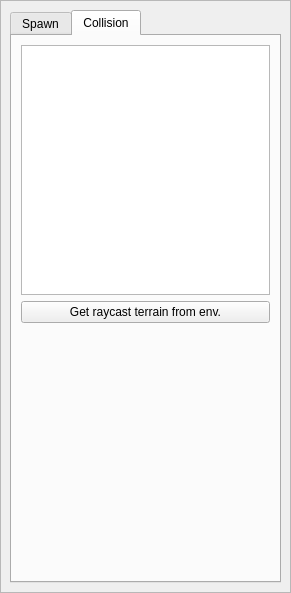
<?xml version="1.0" encoding="UTF-8"?>
<ui version="4.0">
 <class>affordancePanel</class>
 <widget class="QWidget" name="affordancePanel">
  <property name="geometry">
   <rect>
    <x>0</x>
    <y>0</y>
    <width>291</width>
    <height>593</height>
   </rect>
  </property>
  <property name="windowTitle">
   <string>Affordances</string>
  </property>
  <layout class="QVBoxLayout" name="verticalLayout_3">
   <property name="spacing">
    <number>0</number>
   </property>
   <property name="leftMargin">
    <number>0</number>
   </property>
   <property name="topMargin">
    <number>0</number>
   </property>
   <property name="rightMargin">
    <number>0</number>
   </property>
   <property name="bottomMargin">
    <number>0</number>
   </property>
   <item>
    <widget class="QScrollArea" name="scrollArea">
     <property name="horizontalScrollBarPolicy">
      <enum>Qt::ScrollBarAlwaysOff</enum>
     </property>
     <property name="widgetResizable">
      <bool>true</bool>
     </property>
     <widget class="QWidget" name="scrollAreaWidgetContents">
      <property name="geometry">
       <rect>
        <x>0</x>
        <y>0</y>
        <width>289</width>
        <height>591</height>
       </rect>
      </property>
      <layout class="QVBoxLayout" name="verticalLayout_2">
       <item>
        <widget class="QTabWidget" name="tabWidget">
         <property name="currentIndex">
          <number>1</number>
         </property>
         <widget class="QWidget" name="spawnTab">
          <attribute name="title">
           <string>Spawn</string>
          </attribute>
          <layout class="QGridLayout" name="gridLayout">
           <item row="3" column="1">
            <widget class="QPushButton" name="spawnCapsuleButton">
             <property name="text">
              <string>Capsule</string>
             </property>
            </widget>
           </item>
           <item row="3" column="2">
            <spacer name="horizontalSpacer_2">
             <property name="orientation">
              <enum>Qt::Horizontal</enum>
             </property>
             <property name="sizeHint" stdset="0">
              <size>
               <width>51</width>
               <height>20</height>
              </size>
             </property>
            </spacer>
           </item>
           <item row="4" column="1">
            <widget class="QPushButton" name="spawnRingButton">
             <property name="text">
              <string>Ring</string>
             </property>
            </widget>
           </item>
           <item row="8" column="1">
            <spacer name="verticalSpacer">
             <property name="orientation">
              <enum>Qt::Vertical</enum>
             </property>
             <property name="sizeHint" stdset="0">
              <size>
               <width>20</width>
               <height>302</height>
              </size>
             </property>
            </spacer>
           </item>
           <item row="0" column="1">
            <widget class="QPushButton" name="spawnBoxButton">
             <property name="text">
              <string>Box</string>
             </property>
            </widget>
           </item>
           <item row="1" column="1">
            <widget class="QPushButton" name="spawnSphereButton">
             <property name="text">
              <string>Sphere</string>
             </property>
            </widget>
           </item>
           <item row="2" column="0" rowspan="2">
            <spacer name="horizontalSpacer">
             <property name="orientation">
              <enum>Qt::Horizontal</enum>
             </property>
             <property name="sizeHint" stdset="0">
              <size>
               <width>51</width>
               <height>20</height>
              </size>
             </property>
            </spacer>
           </item>
           <item row="2" column="1">
            <widget class="QPushButton" name="spawnCylinderButton">
             <property name="text">
              <string>Cylinder</string>
             </property>
            </widget>
           </item>
           <item row="5" column="1">
            <widget class="QPushButton" name="spawnMeshButton">
             <property name="text">
              <string>Mesh</string>
             </property>
            </widget>
           </item>
           <item row="7" column="1">
            <widget class="QPushButton" name="spawnFileButton">
             <property name="text">
              <string>VTP File</string>
             </property>
            </widget>
           </item>
           <item row="6" column="1">
            <widget class="QPushButton" name="spawnPlaneButton">
             <property name="text">
              <string>Plane</string>
             </property>
            </widget>
           </item>
          </layout>
         </widget>
         <widget class="QWidget" name="settingsTab">
          <attribute name="title">
           <string>Collision</string>
          </attribute>
          <layout class="QVBoxLayout" name="verticalLayout">
           <item>
            <widget class="QListWidget" name="affordanceListWidget"/>
           </item>
           <item>
            <widget class="QPushButton" name="getRaycastTerrainButton">
             <property name="text">
              <string>Get raycast terrain from env.</string>
             </property>
            </widget>
           </item>
           <item>
            <spacer name="verticalSpacer_2">
             <property name="orientation">
              <enum>Qt::Vertical</enum>
             </property>
             <property name="sizeHint" stdset="0">
              <size>
               <width>20</width>
               <height>40</height>
              </size>
             </property>
            </spacer>
           </item>
          </layout>
         </widget>
        </widget>
       </item>
      </layout>
     </widget>
    </widget>
   </item>
  </layout>
 </widget>
 <resources/>
 <connections/>
</ui>
